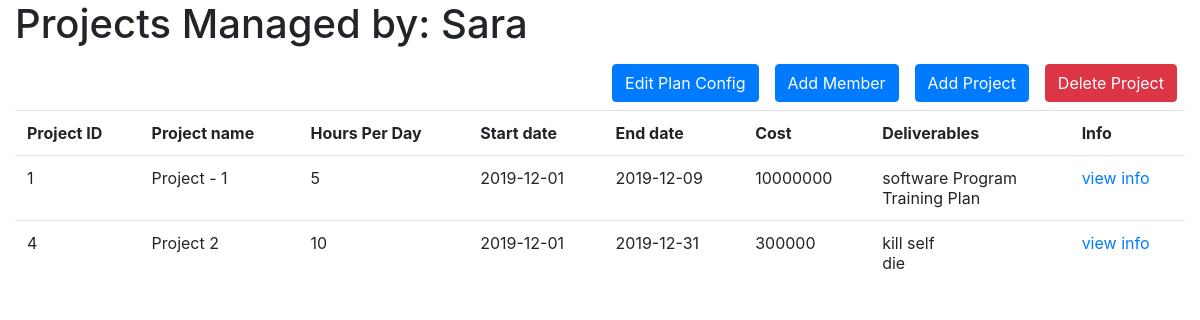
Screenshot of /Projects.php?pm-name=Sara (signed in) with the database file from the repository.
### tables this page shows
CREATE TABLE `project` (
  `id` int(11) NOT NULL,
  `pm-id` int(11) NOT NULL,
  `name` varchar(255) NOT NULL,
  `hours-per-day` int(11) NOT NULL,
  `cost` double NOT NULL,
  `start-date` date NOT NULL,
  `end-date` date DEFAULT NULL
);

### Projects.php (the view, shortened to what this page needs)
<?php
require 'db.inc.php';
$pm_id = $_SESSION['pm'];
$pm_name = isset($_GET['pm-name']) ? $_GET['pm-name'] : 0;
$stmt = $link->prepare('SELECT * FROM `project` WHERE `pm-id` = ?');
$stmt->bind_param('i', $pm_id);
$stmt->bind_result($id, $dummy, $name, $hpd, $cost, $start_date, $end_date);
$stmt->execute();
?>
<html>
<head>
    <link rel="stylesheet" href="css/bootstrap.min.css">
    <link rel="stylesheet" href="css/style.css">
</head>
<body>
    <div class="container-fluid">
        <div class="row">
            <div class="col-12">
                <h1>Projects Managed by: <?= $pm_name ?> </h1>
            </div>
        </div>
        <div class="row">
            <div class="col-12">
                <button class="btn btn-danger float-right m-2" id="delete-project-btn">Delete Project</button>
                <a class="btn btn-primary float-right m-2" href="add_project.php">Add Project</a>
                <button class="btn btn-primary float-right m-2" id="add-member-btn">Add Member</button>
                <button type="button" class="btn btn-primary float-right m-2" data-toggle="modal" data-target="#myModal">Edit Plan Config</button>
            </div>
            <div class="col-12">
                <table class="table">
                    <tr>
                        <th>Project ID</th>
                        <th>Project name</th>
                        <th>Hours Per Day</th>
                        <th>Start date</th>
                        <th>End date</th>
                        <th>Cost</th>
                        <th>Deliverables</th>
                        <th>Info</th>
                    </tr>
                    <?php
                    $stmt->store_result();
                    $d_stmt = $link->prepare('SELECT `title` FROM `deliverables` WHERE `project-id` = ?');
                    $d_stmt->bind_param('i', $id);
                    $d_stmt->bind_result($d_title);
                    while ($stmt->fetch()) {
                        $d_stmt->execute();
                        $titles = array();
                        while ($d_stmt->fetch()) {
                            $titles[] = $d_title;
                        }
                        $titles_str = implode('<br />', $titles);
                        echo "
                                        <tr>
                                            <td>{$id}</td>
                                            <td>{$name}</td>
                                            <td>{$hpd}</td>
                                            <td>{$start_date}</td>
                                            <td>{$end_date}</td>
                                            <td>{$cost}</td>
                                            <td>{$titles_str}</td>
                                            <td> <a href = 'project_info.php?id=$id'> view info </a></td>
                                        </tr>
                                    ";
                    }
                    ?>
                </table>
            </div>
        </div>
    </div>
</body>
</html>

### css/style.css (style rules this page uses)
.btn-danger { margin-left:80px; }

### rows the page displays
project: id "1", name "Project - 1", value "5", value "2019-12-01", value "2019-12-09", cost "10000000", titles "software Program Training Plan"
project: id "4", name "Project 2", value "10", value "2019-12-01", value "2019-12-31", cost "300000", titles "kill self die"

### other values shown
$pm_name "Sara"
